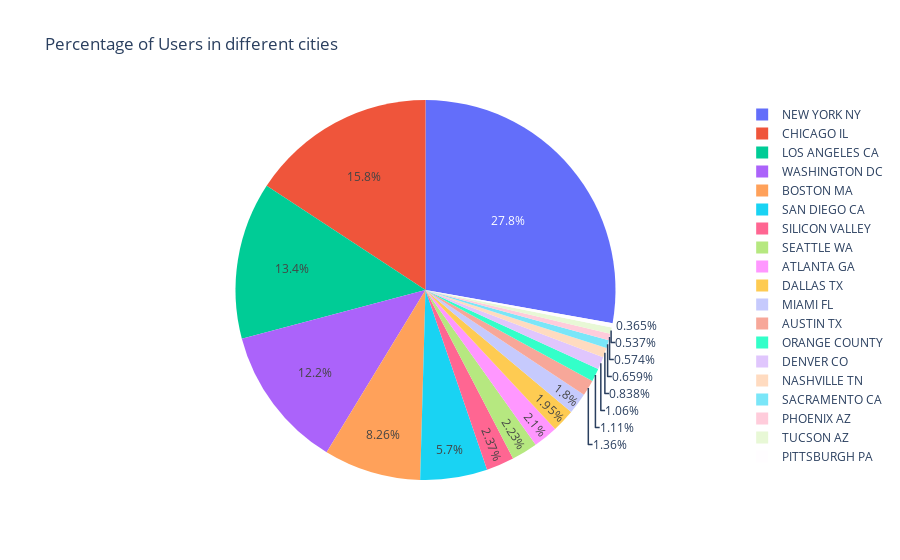

Write notebook code for a chart like this one.
### Markdown cell above
## How's the distribution of customers in cities for each companies?
### Overall distribution of customers in different cities

### Code cell
#Percentage of Users
city_users = data.groupby('City').agg({"Users":"count"})
city_users.reset_index(inplace=True)
fig = px.pie(city_users, values='Users', names='City', title='Percentage of Users in different cities ')
fig.show()

### Figure 1 — Plotly figure (JSON) as saved in the notebook; plotly's stock layout.template omitted (floating-point values rounded to 4 significant figures)
{"data": [{"domain": {"x": [0, 1], "y": [0, 1]}, "hovertemplate": "City=%{label}<br>Users=%{value}<extra></extra>", "labels": ["ATLANTA GA", "AUSTIN TX", "BOSTON MA", "CHICAGO IL", "DALLAS TX", "DENVER CO", "LOS ANGELES CA", "MIAMI FL", "NASHVILLE TN", "NEW YORK NY", "ORANGE COUNTY", "PHOENIX AZ", "PITTSBURGH PA", "SACRAMENTO CA", "SAN DIEGO CA", "SEATTLE WA", "SILICON VALLEY", "TUCSON AZ", "WASHINGTON DC"], "legendgroup": "", "name": "", "showlegend": true, "type": "pie", "values": [7557, 4896, 29692, 56625, 7017, 3825, 48033, 6454, 3010, 99885, 3982, 2064, 1313, 2367, 20488, 7997, 8519, 1931, 43737]}], "layout": {"legend": {"tracegroupgap": 0}, "title": {"text": "Percentage of Users in different cities "}}}
